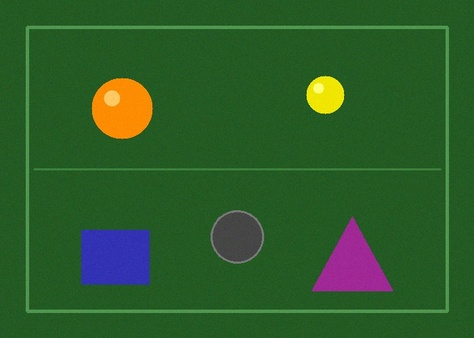
#> input picture images/circles_sample.jpg, 474 x 338 px, shrunk from 700 x 500 before the run
$ python 10_deteksi_lingkaran_dan_bola_hough_circle.py
#> lines starting #> are read from the running program, lines starting #| are printed output that depends on the picture
"""
=============================================================================
Modul 10: Deteksi Lingkaran & Bola Menggunakan Hough Circle Transform
=============================================================================
Deskripsi:
Program ini membahas teknik mendeteksi bentuk lingkaran dan objek bola di arena robot:
1. Konsep matematis Hough Circle Transform (Persamaan Lingkaran: $(x - a)^2 + (y - b)^2 = r^2$):
   - Ruang akumulator 3D: Pusat $(a, b)$ dan Radius $r$.
   - Metode 2-1 Hough Gradient (cv2.HOUGH_GRADIENT): Pendekatan cepat berbasis gradien intensitas.
2. Pra-pemrosesan citra khusus Hough Circle:
   - Median Blur (Sangat dianjurkan untuk menghaluskan permukaan bola tanpa merusak tepi).
3. Parameter Kunci cv2.HoughCircles:
   - dp: Rasio kebalikan resolusi akumulator (umumnya 1.0 s/d 1.5).
   - minDist: Jarak minimum antarpusat lingkaran (mencegah deteksi lingkaran ganda/berimpit).
   - param1: Ambang batas atas untuk Canny Edge internal (param1/2 adalah ambang bawah).
   - param2: Ambang voting akumulator (semakin kecil semakin banyak lingkaran terdeteksi/false positive).
   - minRadius & maxRadius: Filter rentang ukuran bola yang ingin dicari (px).
4. Estimasi Jarak Objek (Distance Estimation / Pinhole Camera Model):
   - Menghitung perkiraan jarak kamera ke bola berdasarkan diameter piksel yang terukur:
     $Distance = (Real\_Diameter \times Focal\_Length) / Pixel\_Diameter$
5. Visualisasi Bounding Circle, Titik Pusat $(cx, cy)$, dan Pengujian Objek Palsu (Kotak/Segitiga).

Relevansi Robotik:
- Robot Sepak Bola Beroda/Humanoid (RoboSoccer / KRSBI) untuk mendeteksi bola oranye
- Robot pemungut bola tenis / golf otonom
- Deteksi roda, bearing, atau lubang baut pada sistem inspeksi industri

Penulis: Pembelajaran Robotik & Vision
=============================================================================
"""

import os
import cv2
import numpy as np
import matplotlib.pyplot as plt

def main():
    current_dir = os.path.dirname(os.path.abspath(__file__))
    image_path = os.path.join(current_dir, "images", "circles_sample.jpg")

    # 1. Membaca gambar arena
    img_bgr = cv2.imread(image_path)
#> img_bgr is the input picture: shape (338, 474, 3); mean B, G, R 41.8, 92.1, 45.2
    if img_bgr is None:
        print("[ERROR] File 'circles_sample.jpg' tidak ditemukan!")
        return

    img_rgb = cv2.cvtColor(img_bgr, cv2.COLOR_BGR2RGB)
    img_gray = cv2.cvtColor(img_bgr, cv2.COLOR_BGR2GRAY)
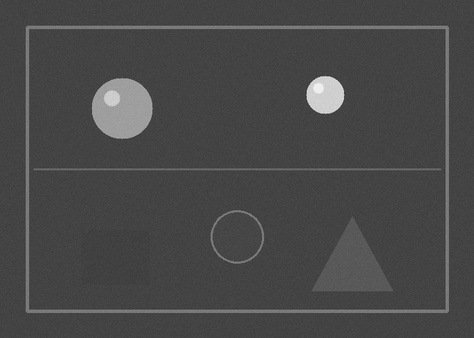
#> img_gray: shape (338, 474); min 51, max 240, mean 72.2
    h, w, _ = img_rgb.shape
#> h = 338; w = 474

    # 2. Filtering Pra-pemrosesan
    # Median Blur sangat direkomendasikan sebelum HoughCircles untuk mereduksi derau
    # tanpa mengaburkan ketajaman kurva lingkaran
    blurred = cv2.medianBlur(img_gray, 5)

    # =========================================================================
    # DETEKSI LINGKARAN MENGGUNAKAN cv2.HoughCircles
    # =========================================================================
    # cv2.HOUGH_GRADIENT: Algoritma berbasis gradien vektor
    # dp = 1.2: Resolusi akumulator
    # minDist = 50: Minimal jarak antarpusat 50 px agar lingkaran yang sama tidak terdeteksi 2 kali
    # param1 = 100: Ambang batas Canny edge internal
    # param2 = 30: Ambang voting akumulator (kualitas kebundaran)
    # minRadius = 15, maxRadius = 80: Batasan ukuran bola yang dicari
    circles = cv2.HoughCircles(
        blurred,
        cv2.HOUGH_GRADIENT,
        dp=1.2,
        minDist=60,
        param1=100,
        param2=30,
        minRadius=20,
        maxRadius=70
    )
#> circles = [[123, 107.4, 29.36], [235.8, 235.8, 25.64]]

    img_circles_vis = img_rgb.copy()
    img_target_tracking = img_rgb.copy()

    # Konstanta untuk simulasi estimasi jarak (Pinhole Camera Model)
    # Misal diameter nyata bola tenis meja/golf = 4.0 cm, focal length simulasi = 600 px
    REAL_BALL_DIAMETER_CM = 4.0
    FOCAL_LENGTH_PX = 600.0

    print("\n--- HASIL DETEKSI HOUGH CIRCLE TRANSFORM ---")

    if circles is not None:
        # Konversi koordinat dan radius menjadi integer bulat
        circles_round = np.round(circles[0, :]).astype("int")
#> circles_round = [[123, 107, 29], [236, 236, 26]]
        print(f"[INFO] Jumlah objek lingkaran/bola valid terdeteksi: {len(circles_round)}")
#| [INFO] Jumlah objek lingkaran/bola valid terdeteksi: 2

        for idx, (x, y, r) in enumerate(circles_round):
            # Perhitungan diameter terukur dalam piksel
            diameter_px = 2 * r

            # Estimasi jarak fisik dari kamera robot ke bola
            # Distance = (Real_Diameter * Focal_Length) / Pixel_Diameter
            estimated_distance_cm = (REAL_BALL_DIAMETER_CM * FOCAL_LENGTH_PX) / float(diameter_px)

            # Hitung offset deviasi sudut terhadap pusat pandangan kamera robot (w // 2)
            offset_x = x - (w // 2)

            print(f" -> Bola #{idx + 1}: Pusat=({x}, {y}) | Radius={r} px | Est. Jarak={estimated_distance_cm:.1f} cm | Offset={offset_x} px")

            # A. Gambar visualisasi lingkaran dan titik tengah pada img_circles_vis
            cv2.circle(img_circles_vis, (x, y), r, (0, 255, 0), 3)       # Lingkaran luar hijau
            cv2.circle(img_circles_vis, (x, y), 4, (255, 0, 0), -1)     # Titik pusat merah

            # B. Gambar HUD navigasi target pada img_target_tracking
            # Bounding box kotak di sekeliling bola
            cv2.rectangle(img_target_tracking, (x - r, y - r), (x + r, y + r), (0, 220, 255), 2)
            cv2.circle(img_target_tracking, (x, y), 5, (0, 0, 255), -1)

            # Label data untuk navigasi robot
            label_id = f"Bola #{idx+1} (R:{r}px)"
            label_dist = f"Jarak: {estimated_distance_cm:.0f}cm"
            cv2.putText(img_target_tracking, label_id, (x - r, y - r - 18),
                        cv2.FONT_HERSHEY_SIMPLEX, 0.48, (0, 255, 0), 2)
            cv2.putText(img_target_tracking, label_dist, (x - r, y - r - 4),
                        cv2.FONT_HERSHEY_SIMPLEX, 0.42, (255, 255, 255), 1)

            # Garis pandu dari dasar tengah kamera menuju bola
            cv2.line(img_target_tracking, (w // 2, h), (x, y), (255, 100, 0), 2)
#> this loop made 2 passes
#> (x, y, r, diameter_px, estimated_distance_cm, offset_x, label_id, label_dist) on passes 1 to 2: (123, 107, 29, 58, 41.38, -114, 'Bola #1 (R:29px)', 'Jarak: 41cm'), (236, 236, 26, 52, 46.15, -1, 'Bola #2 (R:26px)', 'Jarak: 46cm')
#|  -> Bola #1: Pusat=(123, 107) | Radius=29 px | Est. Jarak=41.4 cm | Offset=-114 px
#|  -> Bola #2: Pusat=(236, 236) | Radius=26 px | Est. Jarak=46.2 cm | Offset=-1 px
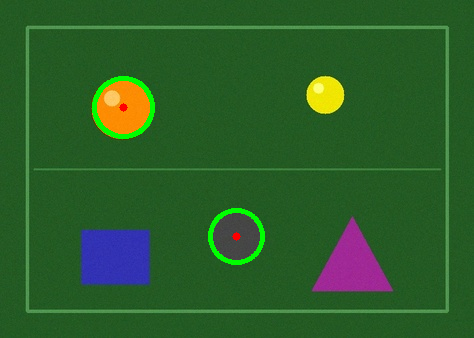
#> img_circles_vis: shape (338, 474, 3); mean R, G, B 43.8, 93.5, 41.3
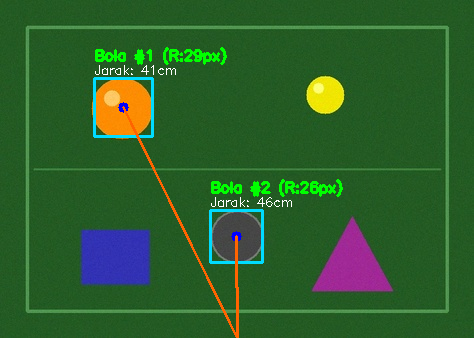
#> img_target_tracking: shape (338, 474, 3); mean R, G, B 45.7, 95.3, 43.5
    else:
        print("[WARNING] Tidak ada lingkaran yang memenuhi kriteria voting param2!")

    # =========================================================================
    # VISUALISASI HASIL DENGAN MATPLOTLIB
    # =========================================================================
    fig, axes = plt.subplots(2, 2, figsize=(14, 11))
    fig.suptitle("Modul 10: Deteksi Lingkaran / Bola & Estimasi Jarak (Hough Circle Transform)", fontsize=15)

    # 1. Citra Asli Input
    axes[0, 0].imshow(img_rgb)
    axes[0, 0].set_title("1. Citra Input Arena (Ada Bola, Kotak & Segitiga)")
    axes[0, 0].axis("off")

    # 2. Hasil Median Blur Preprocessing
    axes[0, 1].imshow(blurred, cmap="gray")
    axes[0, 1].set_title("2. Median Blur Grayscale (Peredam noise permukaan bola)")
    axes[0, 1].axis("off")

    # 3. Lingkaran Terdeteksi Hough Circle
    axes[1, 0].imshow(img_circles_vis)
    axes[1, 0].set_title("3. Hough Circles Terdeteksi\n(Objek kotak & segitiga berhasil diabaikan!)")
    axes[1, 0].axis("off")

    # 4. HUD Navigasi Robot & Estimasi Jarak Objek
    axes[1, 1].imshow(img_target_tracking)
    axes[1, 1].set_title("4. Output Navigasi Robot (Tracking Target & Estimasi Jarak)")
    axes[1, 1].axis("off")

    plt.tight_layout()
    output_path = os.path.join(current_dir, "images", "hasil_hough_circles.png")
    plt.savefig(output_path)
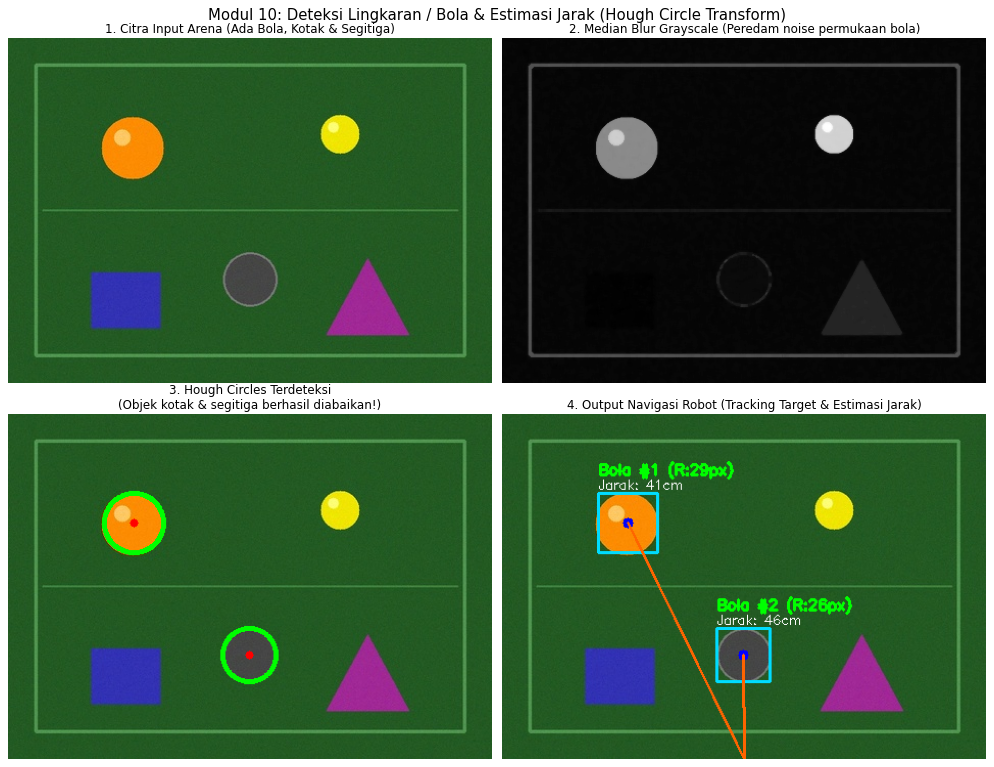
#> figure drawn by matplotlib, 4 panels
    print(f"\n[INFO] Gambar visualisasi deteksi lingkaran disimpan ke: {output_path}")

    print("\n[PETUNJUK] Tutup jendela matplotlib yang muncul untuk menyelesaikan program.")
    plt.show()

if __name__ == "__main__":
    main()

$ run again, with images/perspective_sample.jpg copied over images/circles_sample.jpg
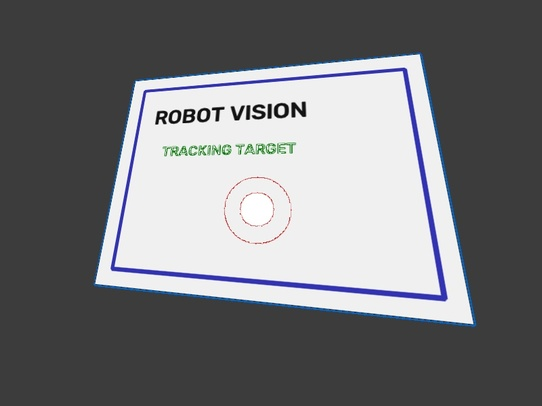
#> input picture images/perspective_sample.jpg, 542 x 406 px, shrunk from 800 x 600 before the run
#> in main, img_bgr is the input picture: shape (406, 542, 3); mean B, G, R 121.9, 119.1, 118.2
#> circles = [[208.2, 114.6, 40.16], [329.4, 107.4, 45.44]]
#> circles_round = [[208, 115, 40], [329, 107, 45]]
#| [INFO] Jumlah objek lingkaran/bola valid terdeteksi: 2
#> the loop in main, `for idx, (x, y, r) in enumerate(circles_round):` made 2 passes
#> (x, y, r, diameter_px, estimated_distance_cm, offset_x, label_id, label_dist) on passes 1 to 2: (208, 115, 40, 80, 30, -63, 'Bola #1 (R:40px)', 'Jarak: 30cm'), (329, 107, 45, 90, 26.67, 58, 'Bola #2 (R:45px)', 'Jarak: 27cm')
#> (printed output is left out)
#> after the loop in main, `for idx, (x, y, r) in enumerate(circles_round):`:
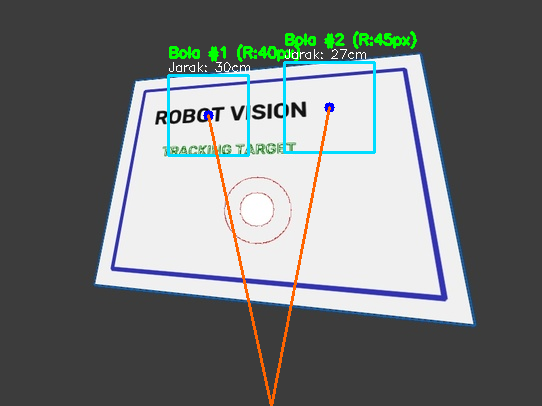
#> img_target_tracking: shape (406, 542, 3); mean R, G, B 116.8, 120.6, 120.8
#> in main, `plt.savefig(output_path)`:
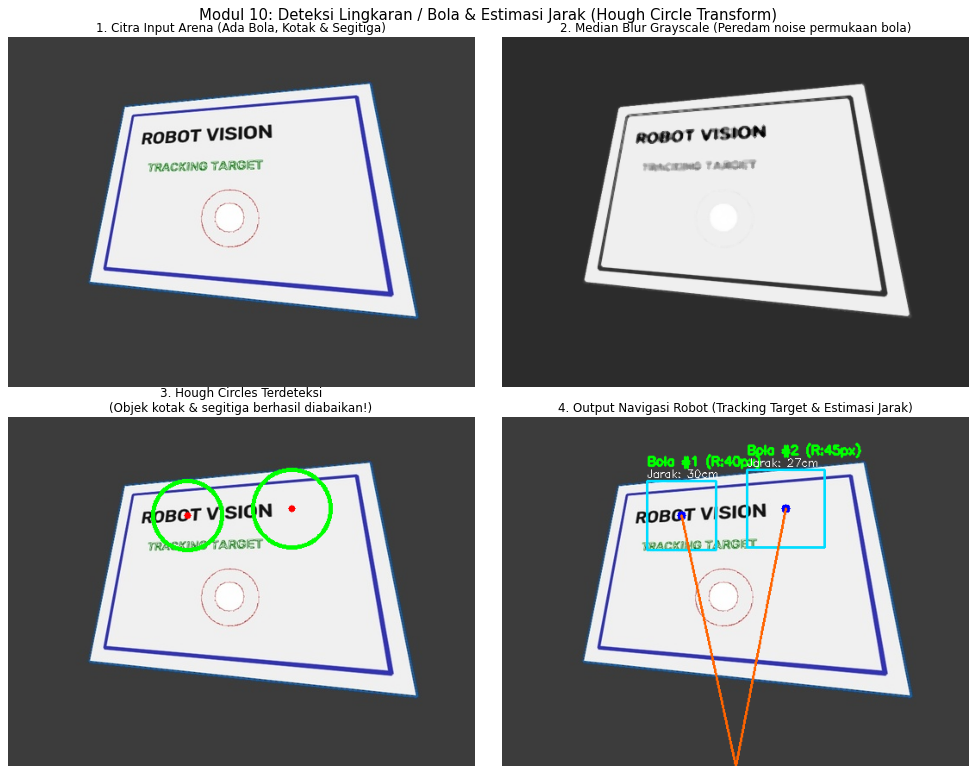
#> figure drawn by matplotlib, 4 panels
